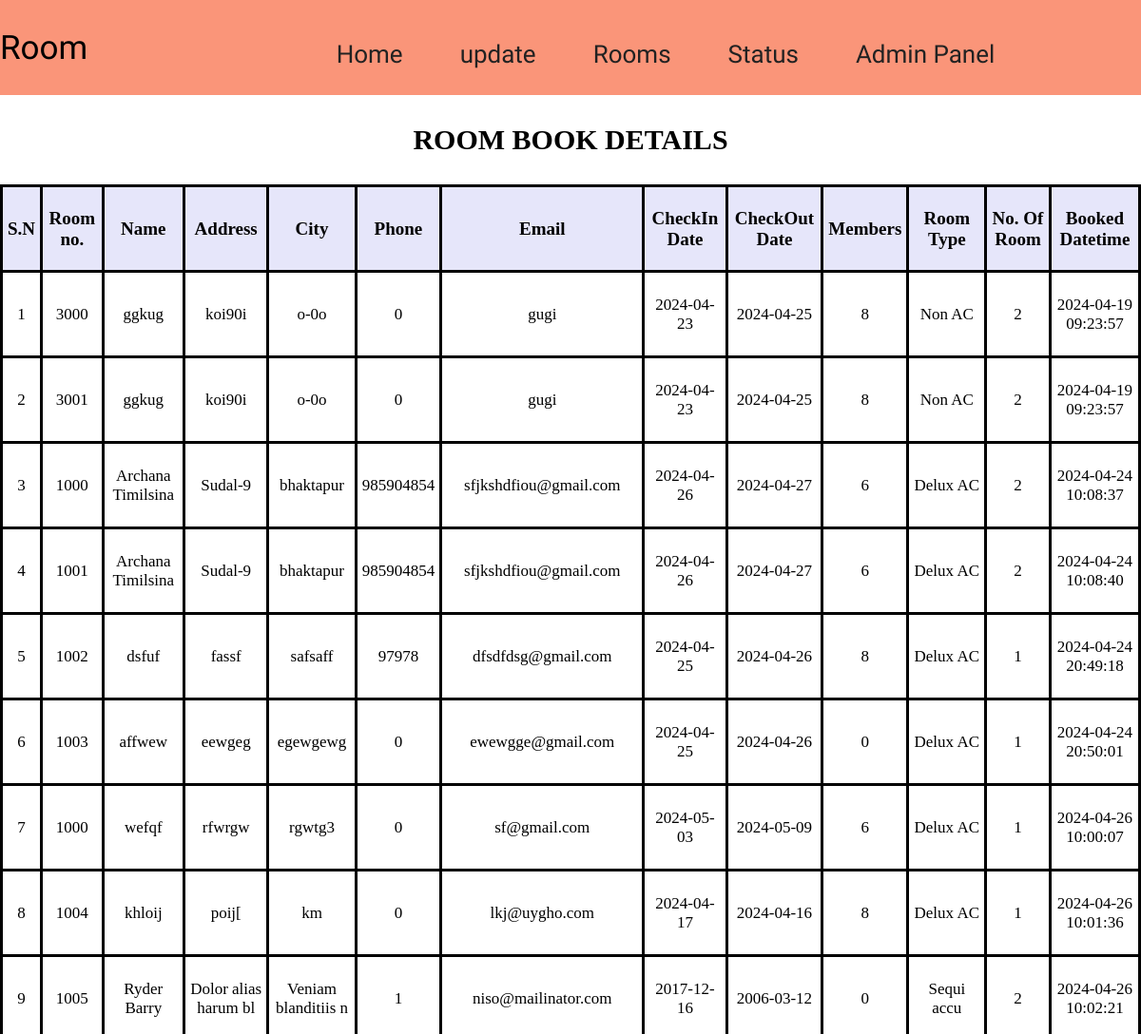
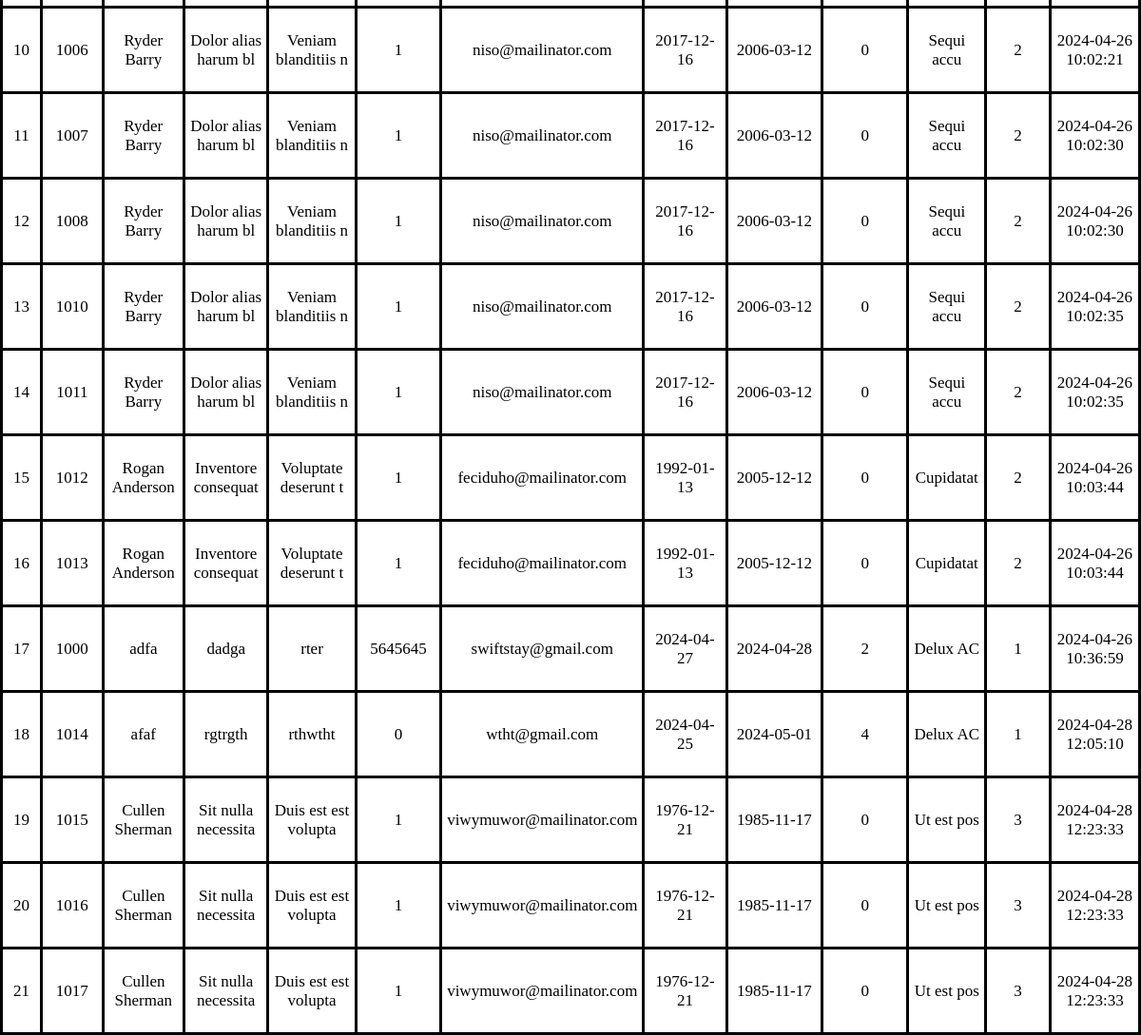
Page /admin/roomstatus.php on the committed database (2 pictures, top to bottom).
### tables this page shows
CREATE TABLE `room_booking` (
  `b_id` int(200) NOT NULL,
  `room_no` int(10) NOT NULL,
  `name` varchar(30) NOT NULL,
  `address` varchar(30) NOT NULL,
  `city` varchar(30) NOT NULL,
  `phone` int(15) NOT NULL,
  `email` varchar(30) NOT NULL,
  `cin` date NOT NULL,
  `cout` date NOT NULL,
  `members` int(3) NOT NULL,
  `room_type` varchar(10) NOT NULL,
  `no_of_room` int(3) NOT NULL,
  `time` datetime NOT NULL DEFAULT current_timestamp()
);

### admin/roomstatus.php (the view, shortened to what this page needs)
<?php
include('../connection.php'); ?>
<!DOCTYPE html>
<html lang="en">
<head>
</head>
<body>
<nav class="navbar">
    <div class="left-nav">
            <p>Room</p>
        </div>
        <div class="right-nav mt-4">
            <ul>
                <li class="item"><a href="aroom.php">Home</a></li>
         <div class="paste-button"> <li class="item">update </li>
   </div>
                <div class="paste-button"> <li class="item">Rooms</li>
   </div>
                 <li class="item"><a href="roomstatus.php">Status</a></li>
                 <li class="item"><a href="admin.php">Admin Panel</a></li>
          </ul>
        </div>
    </nav>
   <section id="book-section">
    <h1 id="book-head">ROOM BOOK DETAILS</h1>
    <div class="book-table">
<table>
  <thead>
<tr>
  <th scope="col">S.N</th>
  <th scope="col">Room no.</th>
  <th scope="col">Name</th>
  <th scope="col">Address</th>
  <th scope="col">City</th>
  <th scope="col">Phone</th>
  <th scope="col">Email</th>
  <th scope="col">CheckIn Date</th>
  <th scope="col">CheckOut Date</th>
  <th scope="col">Members</th>
  <th scope="col">Room Type</th>
  <th scope="col">No. Of Room</th>
  <th scope="col">Booked Datetime</th>
</tr>
  </thead>
  <tbody>
<?php
$query="SELECT * FROM room_booking";
$result=mysqli_query($con,$query);
$i=1;
while($data=mysqli_fetch_array($result))
{
?>
<tr>
  <td scope="row"><?php echo $i++; ?></td>
  <td scope="row"><?php echo $data['room_no']; ?></td>
  <td scope="row"><?php echo $data['name']; ?></td>
  <td scope="row"><?php echo $data['address']; ?></td>
  <td scope="row"><?php echo $data['city']; ?></td>
  <td scope="row"><?php echo $data['phone']; ?></td>
  <td scope="row"><?php echo $data['email']; ?></td>
  <td scope="row"><?php echo $data['cin']; ?></td>
  <td scope="row"><?php echo $data['cout']; ?></td>
  <td scope="row"><?php echo $data['members']; ?></td>
  <td scope="row"><?php echo $data['room_type']; ?></td>
  <td scope="row"><?php echo $data['no_of_room']; ?></td>
  <td scope="row"><?php echo $data['time']; ?></td>
</tr>
<?php
}
?>
  </tbody>
</table>
</div>
   </section>
    </body>
 </html>

### admin/roomstatus.php (style rules this page uses)
* { padding: 0; margin: 0; box-sizing: border-box; }
.navbar { width: 100%; position: sticky; height: 100px; background-color: #fa9579; display: flex; align-items: center; justify-content: center; top: 0; }
.left-nav { width: 20%; }
.left-nav p { font-family: 'Baloo 2', cursive; font-size: 35px; }
.right-nav { width: 100%; margin-top: 13px; }
.right-nav ul { display: flex; justify-content: center; }
.right-nav ul li { list-style: none; margin: 30px; }
.right-nav ul li a { text-decoration: none; color: #222; font-family: 'Baloo 2', cursive; font-size: 26px; font-weight: 400; position: relative; }
.right-nav ul .paste-button li { text-decoration: none; color: #222; font-family: 'Baloo 2', cursive; font-size: 26px; font-weight: 400; position: relative; }
.paste-button { position: relative; display: inline-block; font-family: 'Segoe UI', Tahoma, Geneva, Verdana, sans-serif; }
#book-section { width: 100%; }
#book-head { text-align: center; margin: 30px; font-size: 30px; }
.book-table { width: 100%; }
.book-table table th { font-size:19px; background-color: lavender; }
table, th, td { border: 3px solid black; border-collapse: collapse; padding: 5px; }
.book-table table tr { height: 90px; }
.book-table table tr td { text-align: center; font-size: 17px; }

### rows in the picture
room_booking: room_no "3000", name "ggkug", address "koi90i", city "o-0o", phone "0", email "gugi", cin "2024-04-23", cout "2024-04-25", members "8", room_type "Non AC", no_of_room "2", time "2024-04-19 09:23:57"
room_booking: room_no "3001", name "ggkug", address "koi90i", city "o-0o", phone "0", email "gugi", cin "2024-04-23", cout "2024-04-25", members "8", room_type "Non AC", no_of_room "2", time "2024-04-19 09:23:57"
room_booking: room_no "1000", name "Archana Timilsina", address "Sudal-9", city "bhaktapur", phone "985904854", email "sfjkshdfiou@gmail.com", cin "2024-04-26", cout "2024-04-27", members "6", room_type "Delux AC", no_of_room "2", time "2024-04-24 10:08:37"
room_booking: room_no "1001", name "Archana Timilsina", address "Sudal-9", city "bhaktapur", phone "985904854", email "sfjkshdfiou@gmail.com", cin "2024-04-26", cout "2024-04-27", members "6", room_type "Delux AC", no_of_room "2", time "2024-04-24 10:08:40"
room_booking: room_no "1002", name "dsfuf", address "fassf", city "safsaff", phone "97978", email "dfsdfdsg@gmail.com", cin "2024-04-25", cout "2024-04-26", members "8", room_type "Delux AC", no_of_room "1", time "2024-04-24 20:49:18"
room_booking: room_no "1003", name "affwew", address "eewgeg", city "egewgewg", phone "0", email "ewewgge@gmail.com", cin "2024-04-25", cout "2024-04-26", members "0", room_type "Delux AC", no_of_room "1", time "2024-04-24 20:50:01"
room_booking: room_no "1000", name "wefqf", address "rfwrgw", city "rgwtg3", phone "0", email "sf@gmail.com", cin "2024-05-03", cout "2024-05-09", members "6", room_type "Delux AC", no_of_room "1", time "2024-04-26 10:00:07"
room_booking: room_no "1004", name "khloij", address "poij[", city "km", phone "0", email "lkj@uygho.com", cin "2024-04-17", cout "2024-04-16", members "8", room_type "Delux AC", no_of_room "1", time "2024-04-26 10:01:36"
room_booking: room_no "1005", name "Ryder Barry", address "Dolor alias harum bl", city "Veniam blanditiis n", phone "1", email "niso@mailinator.com", cin "2017-12-16", cout "2006-03-12", members "0", room_type "Sequi accu", no_of_room "2", time "2024-04-26 10:02:21"
room_booking: room_no "1006", name "Ryder Barry", address "Dolor alias harum bl", city "Veniam blanditiis n", phone "1", email "niso@mailinator.com", cin "2017-12-16", cout "2006-03-12", members "0", room_type "Sequi accu", no_of_room "2", time "2024-04-26 10:02:21"
room_booking: room_no "1007", name "Ryder Barry", address "Dolor alias harum bl", city "Veniam blanditiis n", phone "1", email "niso@mailinator.com", cin "2017-12-16", cout "2006-03-12", members "0", room_type "Sequi accu", no_of_room "2", time "2024-04-26 10:02:30"
room_booking: room_no "1008", name "Ryder Barry", address "Dolor alias harum bl", city "Veniam blanditiis n", phone "1", email "niso@mailinator.com", cin "2017-12-16", cout "2006-03-12", members "0", room_type "Sequi accu", no_of_room "2", time "2024-04-26 10:02:30"
room_booking: room_no "1010", name "Ryder Barry", address "Dolor alias harum bl", city "Veniam blanditiis n", phone "1", email "niso@mailinator.com", cin "2017-12-16", cout "2006-03-12", members "0", room_type "Sequi accu", no_of_room "2", time "2024-04-26 10:02:35"
room_booking: room_no "1011", name "Ryder Barry", address "Dolor alias harum bl", city "Veniam blanditiis n", phone "1", email "niso@mailinator.com", cin "2017-12-16", cout "2006-03-12", members "0", room_type "Sequi accu", no_of_room "2", time "2024-04-26 10:02:35"
room_booking: room_no "1012", name "Rogan Anderson", address "Inventore consequat", city "Voluptate deserunt t", phone "1", email "feciduho@mailinator.com", cin "1992-01-13", cout "2005-12-12", members "0", room_type "Cupidatat", no_of_room "2", time "2024-04-26 10:03:44"
room_booking: room_no "1013", name "Rogan Anderson", address "Inventore consequat", city "Voluptate deserunt t", phone "1", email "feciduho@mailinator.com", cin "1992-01-13", cout "2005-12-12", members "0", room_type "Cupidatat", no_of_room "2", time "2024-04-26 10:03:44"
room_booking: room_no "1000", name "adfa", address "dadga", city "rter", phone "5645645", email "swiftstay@gmail.com", cin "2024-04-27", cout "2024-04-28", members "2", room_type "Delux AC", no_of_room "1", time "2024-04-26 10:36:59"
room_booking: room_no "1014", name "afaf", address "rgtrgth", city "rthwtht", phone "0", email "wtht@gmail.com", cin "2024-04-25", cout "2024-05-01", members "4", room_type "Delux AC", no_of_room "1", time "2024-04-28 12:05:10"
room_booking: room_no "1015", name "Cullen Sherman", address "Sit nulla necessita", city "Duis est est volupta", phone "1", email "viwymuwor@mailinator.com", cin "1976-12-21", cout "1985-11-17", members "0", room_type "Ut est pos", no_of_room "3", time "2024-04-28 12:23:33"
room_booking: room_no "1016", name "Cullen Sherman", address "Sit nulla necessita", city "Duis est est volupta", phone "1", email "viwymuwor@mailinator.com", cin "1976-12-21", cout "1985-11-17", members "0", room_type "Ut est pos", no_of_room "3", time "2024-04-28 12:23:33"
room_booking: room_no "1017", name "Cullen Sherman", address "Sit nulla necessita", city "Duis est est volupta", phone "1", email "viwymuwor@mailinator.com", cin "1976-12-21", cout "1985-11-17", members "0", room_type "Ut est pos", no_of_room "3", time "2024-04-28 12:23:33"
